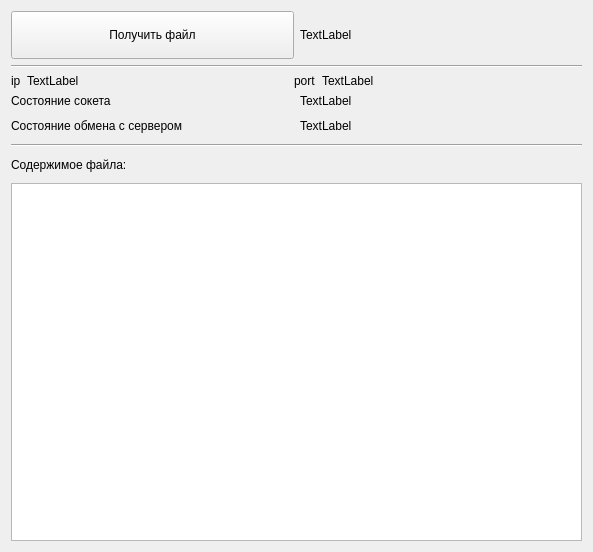
<?xml version="1.0" encoding="UTF-8"?>
<ui version="4.0">
 <class>ClientForm</class>
 <widget class="QWidget" name="ClientForm">
  <property name="geometry">
   <rect>
    <x>0</x>
    <y>0</y>
    <width>593</width>
    <height>552</height>
   </rect>
  </property>
  <property name="windowTitle">
   <string>Form</string>
  </property>
  <layout class="QVBoxLayout" name="verticalLayout" stretch="2,1,0,1,1,1,1,15">
   <item>
    <layout class="QHBoxLayout" name="horizontalLayout" stretch="1,1">
     <item>
      <widget class="QToolButton" name="btnReceiveFile">
       <property name="sizePolicy">
        <sizepolicy hsizetype="Preferred" vsizetype="Preferred">
         <horstretch>0</horstretch>
         <verstretch>0</verstretch>
        </sizepolicy>
       </property>
       <property name="text">
        <string>Получить файл</string>
       </property>
      </widget>
     </item>
     <item>
      <widget class="QLabel" name="lblFileName">
       <property name="sizePolicy">
        <sizepolicy hsizetype="Preferred" vsizetype="Preferred">
         <horstretch>0</horstretch>
         <verstretch>0</verstretch>
        </sizepolicy>
       </property>
       <property name="text">
        <string>TextLabel</string>
       </property>
      </widget>
     </item>
    </layout>
   </item>
   <item>
    <widget class="Line" name="line_2">
     <property name="orientation">
      <enum>Qt::Horizontal</enum>
     </property>
    </widget>
   </item>
   <item>
    <layout class="QHBoxLayout" name="horizontalLayout_2">
     <item>
      <widget class="QLabel" name="label">
       <property name="sizePolicy">
        <sizepolicy hsizetype="Maximum" vsizetype="Maximum">
         <horstretch>0</horstretch>
         <verstretch>0</verstretch>
        </sizepolicy>
       </property>
       <property name="text">
        <string>ip</string>
       </property>
      </widget>
     </item>
     <item>
      <widget class="QLabel" name="lblIpClient">
       <property name="sizePolicy">
        <sizepolicy hsizetype="Preferred" vsizetype="Maximum">
         <horstretch>0</horstretch>
         <verstretch>0</verstretch>
        </sizepolicy>
       </property>
       <property name="text">
        <string>TextLabel</string>
       </property>
      </widget>
     </item>
     <item>
      <widget class="QLabel" name="label_3">
       <property name="sizePolicy">
        <sizepolicy hsizetype="Maximum" vsizetype="Maximum">
         <horstretch>0</horstretch>
         <verstretch>0</verstretch>
        </sizepolicy>
       </property>
       <property name="text">
        <string>port</string>
       </property>
      </widget>
     </item>
     <item>
      <widget class="QLabel" name="lblPortClient">
       <property name="sizePolicy">
        <sizepolicy hsizetype="Preferred" vsizetype="Maximum">
         <horstretch>0</horstretch>
         <verstretch>0</verstretch>
        </sizepolicy>
       </property>
       <property name="text">
        <string>TextLabel</string>
       </property>
      </widget>
     </item>
    </layout>
   </item>
   <item>
    <layout class="QHBoxLayout" name="horizontalLayout_3">
     <item>
      <widget class="QLabel" name="label_5">
       <property name="sizePolicy">
        <sizepolicy hsizetype="Preferred" vsizetype="Maximum">
         <horstretch>0</horstretch>
         <verstretch>0</verstretch>
        </sizepolicy>
       </property>
       <property name="text">
        <string>Состояние сокета</string>
       </property>
      </widget>
     </item>
     <item>
      <widget class="QLabel" name="lblSocketState">
       <property name="sizePolicy">
        <sizepolicy hsizetype="Preferred" vsizetype="Maximum">
         <horstretch>0</horstretch>
         <verstretch>0</verstretch>
        </sizepolicy>
       </property>
       <property name="text">
        <string>TextLabel</string>
       </property>
      </widget>
     </item>
    </layout>
   </item>
   <item>
    <layout class="QHBoxLayout" name="horizontalLayout_4">
     <item>
      <widget class="QLabel" name="label_7">
       <property name="text">
        <string>Состояние обмена с сервером</string>
       </property>
      </widget>
     </item>
     <item>
      <widget class="QLabel" name="lblExchange">
       <property name="text">
        <string>TextLabel</string>
       </property>
      </widget>
     </item>
    </layout>
   </item>
   <item>
    <widget class="Line" name="line">
     <property name="orientation">
      <enum>Qt::Horizontal</enum>
     </property>
    </widget>
   </item>
   <item>
    <widget class="QLabel" name="label_10">
     <property name="text">
      <string>Содержимое файла:</string>
     </property>
    </widget>
   </item>
   <item>
    <widget class="QTextBrowser" name="textBrowser"/>
   </item>
  </layout>
 </widget>
 <resources/>
 <connections/>
</ui>
